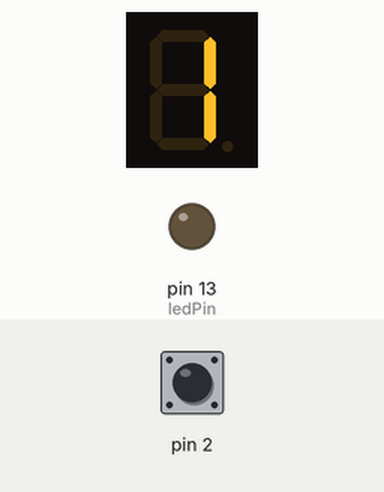
Simulated run of this sketch. Board: Arduino Uno, built with avr-gcc and run on an emulated ATmega328P. On the bench: 1-digit seven-segment display, output pins drawn as LEDs (lit = HIGH). Wiring (inferred from the names in the program): 1-digit 7-segment display, segments lit when LOW: segments pin 3, pin 4, pin 5, pin 6, pin 7, pin 8, pin 9, pin 10. Dashed ring = blinking. The test bench sets the inputs (shaded band); at power-on: pin 2 LOW. The segment pins are drawn as the display they are named for; pins used as bus, display or sensor lines are not drawn.

Above: at 1.2 s.
1.3 s: pin 2 driven HIGH
At 2.5 s:
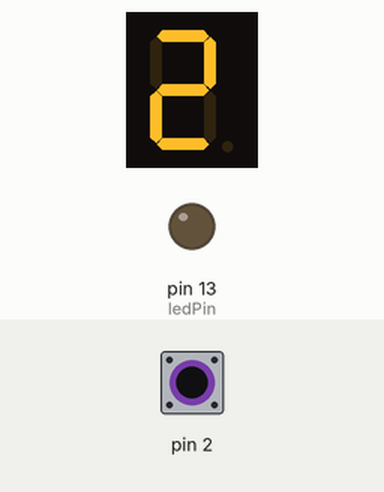
3.0 s: pin 2 pulsed LOW 5 times (0.12 s each, 0.3 s apart)
At 3.27 s:
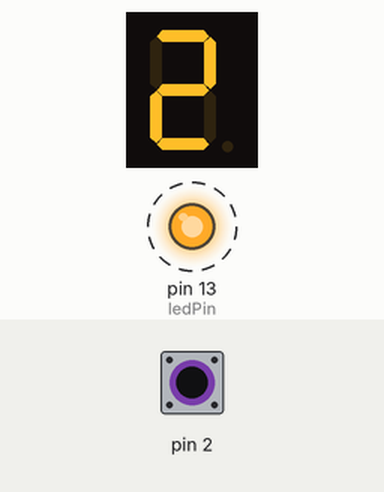
Timing chart, 0 to 6.0 s (numbered marks = the images above; inputs shaded):
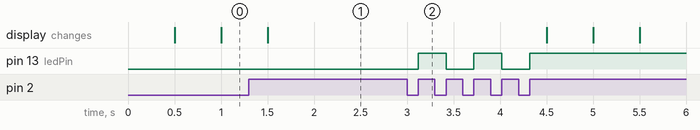

Measured:
- after the input at 3.0 s, pin 13 (ledPin): alternates HIGH for 0.30 s and LOW for 0.30 s, 5 changes in all, then stays HIGH, starting after 0.12 s

The sketch:

ex4.ino
```cpp
#include <MsTimer2.h>
int segPins[8]={3,4,5,6,7,8,9,10};  // FND 세그먼트에 사용할 입출력 핀 저장
int degData[5][8]={{0,0,0,0,0,0,1,1},
                   {1,0,0,1,1,1,1,1},
                   {0,0,1,0,0,1,0,1},
                   {0,0,0,0,1,1,0,1},
                   {1,0,0,1,1,0,0,1}}; // 숫자"0"~"4"을 표시하기 위한 데이터 배열
int ledPin=13;
int i, k;
volatile int state =HIGH;
void setup() {
  for(int i=0; i<8; i++){
    pinMode(segPins[i], OUTPUT);  // 핀을 출력모드로 설정
  }
  pinMode(ledPin, OUTPUT);
  MsTimer2::set(500, flash); //0.5s 간격으로 flash함수 호출
  MsTimer2::start();
  attachInterrupt(0, toggle, RISING);
}

void disFND(int k){ // FND 세그먼트
  for(int i=0; i<8; i++){
    digitalWrite(segPins[i], degData[k][i]);
  }
}

void flash() {
  static int num=0;
  disFND(num);
  if(state) {
     num=(num+1)%5; //5로 나눈 나머지 값을 num에 대입
  }
}

void toggle() {
  state = !state;//toggle함수 호출 때 마다 state 값 반전 HIGH -> LOW, LOW -> HIGH
  digitalWrite(ledPin, state);
}

void loop() {


}
```
